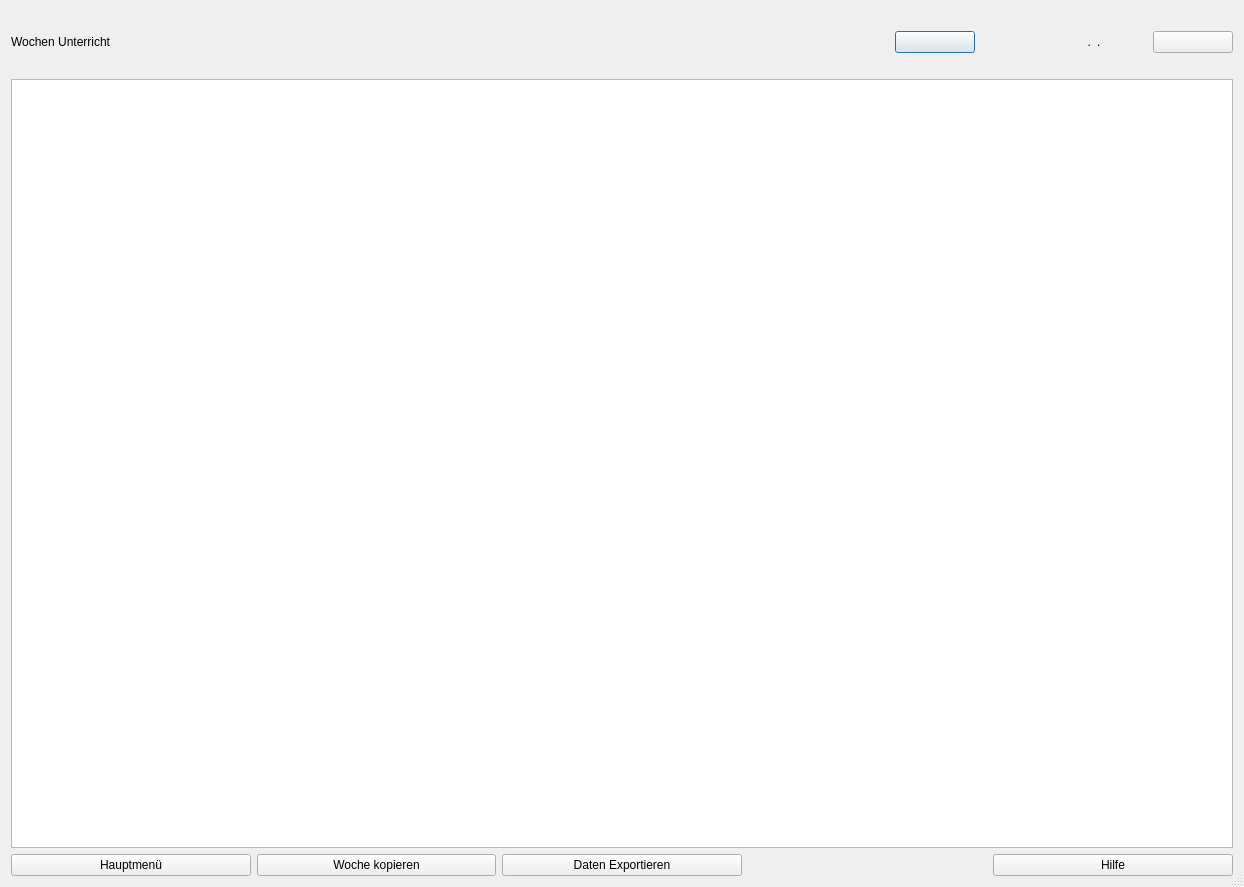
<?xml version="1.0" encoding="UTF-8"?>
<ui version="4.0">
 <class>Wochen_unterricht</class>
 <widget class="QDialog" name="Wochen_unterricht">
  <property name="geometry">
   <rect>
    <x>0</x>
    <y>0</y>
    <width>1244</width>
    <height>887</height>
   </rect>
  </property>
  <property name="windowTitle">
   <string>Wochenplan</string>
  </property>
  <property name="layoutDirection">
   <enum>Qt::LeftToRight</enum>
  </property>
  <property name="sizeGripEnabled">
   <bool>true</bool>
  </property>
  <layout class="QGridLayout" name="gridLayout">
   <item row="0" column="0">
    <widget class="QLabel" name="label_4">
     <property name="text">
      <string/>
     </property>
    </widget>
   </item>
   <item row="1" column="0">
    <widget class="QLabel" name="label">
     <property name="minimumSize">
      <size>
       <width>300</width>
       <height>0</height>
      </size>
     </property>
     <property name="styleSheet">
      <string notr="true">font: 26pt &quot;MS Shell Dlg 2&quot;;</string>
     </property>
     <property name="text">
      <string>Wochen Unterricht</string>
     </property>
    </widget>
   </item>
   <item row="1" column="1">
    <widget class="QLabel" name="label_2">
     <property name="text">
      <string/>
     </property>
    </widget>
   </item>
   <item row="1" column="2">
    <widget class="QPushButton" name="pushButton_befor_KW">
     <property name="maximumSize">
      <size>
       <width>80</width>
       <height>16777215</height>
      </size>
     </property>
     <property name="text">
      <string/>
     </property>
     <property name="icon">
      <iconset>
       <normaloff>../../_Symbole/UsedSymbols/keyboard-left-arrow-button_icon-icons.com_72692.ico</normaloff>../../_Symbole/UsedSymbols/keyboard-left-arrow-button_icon-icons.com_72692.ico</iconset>
     </property>
    </widget>
   </item>
   <item row="1" column="3">
    <widget class="QLabel" name="label_jahr">
     <property name="minimumSize">
      <size>
       <width>110</width>
       <height>0</height>
      </size>
     </property>
     <property name="maximumSize">
      <size>
       <width>110</width>
       <height>16777215</height>
      </size>
     </property>
     <property name="layoutDirection">
      <enum>Qt::LeftToRight</enum>
     </property>
     <property name="styleSheet">
      <string notr="true">font: 26pt &quot;MS Shell Dlg 2&quot;;</string>
     </property>
     <property name="text">
      <string>.</string>
     </property>
     <property name="alignment">
      <set>Qt::AlignRight|Qt::AlignTrailing|Qt::AlignVCenter</set>
     </property>
    </widget>
   </item>
   <item row="1" column="4">
    <widget class="QLabel" name="te_KW">
     <property name="minimumSize">
      <size>
       <width>30</width>
       <height>0</height>
      </size>
     </property>
     <property name="maximumSize">
      <size>
       <width>50</width>
       <height>16777215</height>
      </size>
     </property>
     <property name="layoutDirection">
      <enum>Qt::LeftToRight</enum>
     </property>
     <property name="styleSheet">
      <string notr="true">font: 26pt &quot;MS Shell Dlg 2&quot;;</string>
     </property>
     <property name="text">
      <string>.</string>
     </property>
     <property name="alignment">
      <set>Qt::AlignLeading|Qt::AlignLeft|Qt::AlignVCenter</set>
     </property>
    </widget>
   </item>
   <item row="1" column="5">
    <widget class="QPushButton" name="pushButton_next_KW">
     <property name="maximumSize">
      <size>
       <width>80</width>
       <height>16777215</height>
      </size>
     </property>
     <property name="text">
      <string/>
     </property>
     <property name="icon">
      <iconset>
       <normaloff>../../_Symbole/UsedSymbols/keyboard-right-arrow-button-1_icon-icons.com_72690.ico</normaloff>../../_Symbole/UsedSymbols/keyboard-right-arrow-button-1_icon-icons.com_72690.ico</iconset>
     </property>
    </widget>
   </item>
   <item row="2" column="0" colspan="6">
    <layout class="QVBoxLayout" name="verticalLayout">
     <item>
      <layout class="QHBoxLayout" name="horizontalLayout_2">
       <item>
        <widget class="QLabel" name="label_Montag">
         <property name="text">
          <string/>
         </property>
         <property name="alignment">
          <set>Qt::AlignCenter</set>
         </property>
        </widget>
       </item>
       <item>
        <widget class="QLabel" name="label_Dienstag">
         <property name="text">
          <string/>
         </property>
         <property name="alignment">
          <set>Qt::AlignCenter</set>
         </property>
        </widget>
       </item>
       <item>
        <widget class="QLabel" name="label_Mittwoch">
         <property name="text">
          <string/>
         </property>
         <property name="alignment">
          <set>Qt::AlignCenter</set>
         </property>
        </widget>
       </item>
       <item>
        <widget class="QLabel" name="label_Donnerstag">
         <property name="text">
          <string/>
         </property>
         <property name="alignment">
          <set>Qt::AlignCenter</set>
         </property>
        </widget>
       </item>
       <item>
        <widget class="QLabel" name="label_Freitag">
         <property name="text">
          <string/>
         </property>
         <property name="alignment">
          <set>Qt::AlignCenter</set>
         </property>
        </widget>
       </item>
      </layout>
     </item>
     <item>
      <widget class="QTableWidget" name="tableWidget_Wochen_Plan">
       <property name="sizeIncrement">
        <size>
         <width>0</width>
         <height>0</height>
        </size>
       </property>
       <property name="baseSize">
        <size>
         <width>0</width>
         <height>0</height>
        </size>
       </property>
       <property name="frameShadow">
        <enum>QFrame::Sunken</enum>
       </property>
       <property name="lineWidth">
        <number>1</number>
       </property>
       <property name="sizeAdjustPolicy">
        <enum>QAbstractScrollArea::AdjustIgnored</enum>
       </property>
       <property name="autoScrollMargin">
        <number>16</number>
       </property>
       <property name="editTriggers">
        <set>QAbstractItemView::NoEditTriggers</set>
       </property>
       <property name="showGrid">
        <bool>true</bool>
       </property>
       <property name="gridStyle">
        <enum>Qt::SolidLine</enum>
       </property>
       <property name="sortingEnabled">
        <bool>false</bool>
       </property>
       <property name="rowCount">
        <number>12</number>
       </property>
       <attribute name="verticalHeaderVisible">
        <bool>false</bool>
       </attribute>
       <row/>
       <row/>
       <row/>
       <row/>
       <row/>
       <row/>
       <row/>
       <row/>
       <row/>
       <row/>
       <row/>
       <row/>
      </widget>
     </item>
     <item>
      <layout class="QHBoxLayout" name="horizontalLayout">
       <item>
        <widget class="QPushButton" name="pushButton_hauptmenue">
         <property name="styleSheet">
          <string notr="true">font: 10pt &quot;MS Shell Dlg 2&quot;;</string>
         </property>
         <property name="text">
          <string>Hauptmenü</string>
         </property>
         <property name="icon">
          <iconset>
           <normaloff>../../_Symbole/Icons/computer/log_out.ico</normaloff>../../_Symbole/Icons/computer/log_out.ico</iconset>
         </property>
        </widget>
       </item>
       <item>
        <widget class="QPushButton" name="pushButton_copy">
         <property name="styleSheet">
          <string notr="true">font: 10pt &quot;MS Shell Dlg 2&quot;;</string>
         </property>
         <property name="text">
          <string>Woche kopieren</string>
         </property>
         <property name="icon">
          <iconset>
           <normaloff>../../_Symbole/UsedSymbols/copyblackinterfacesymboloftwopapersheets_79854.ico</normaloff>../../_Symbole/UsedSymbols/copyblackinterfacesymboloftwopapersheets_79854.ico</iconset>
         </property>
        </widget>
       </item>
       <item>
        <widget class="QPushButton" name="pushButton_excel_ausgabe">
         <property name="styleSheet">
          <string notr="true">font: 10pt &quot;MS Shell Dlg 2&quot;;</string>
         </property>
         <property name="text">
          <string>Daten Exportieren</string>
         </property>
         <property name="icon">
          <iconset>
           <normaloff>../../_Symbole/UsedSymbols/coordinated_assessment_documents_report_icon_148377.ico</normaloff>../../_Symbole/UsedSymbols/coordinated_assessment_documents_report_icon_148377.ico</iconset>
         </property>
        </widget>
       </item>
       <item>
        <widget class="QLabel" name="label_3">
         <property name="text">
          <string/>
         </property>
        </widget>
       </item>
       <item>
        <widget class="QPushButton" name="pushButton_Hilfe">
         <property name="styleSheet">
          <string notr="true">font: 10pt &quot;MS Shell Dlg 2&quot;;</string>
         </property>
         <property name="text">
          <string>Hilfe</string>
         </property>
         <property name="icon">
          <iconset>
           <normaloff>../../_Symbole/UsedSymbols/info_13213.ico</normaloff>../../_Symbole/UsedSymbols/info_13213.ico</iconset>
         </property>
        </widget>
       </item>
      </layout>
     </item>
    </layout>
   </item>
  </layout>
 </widget>
 <resources/>
 <connections/>
</ui>
